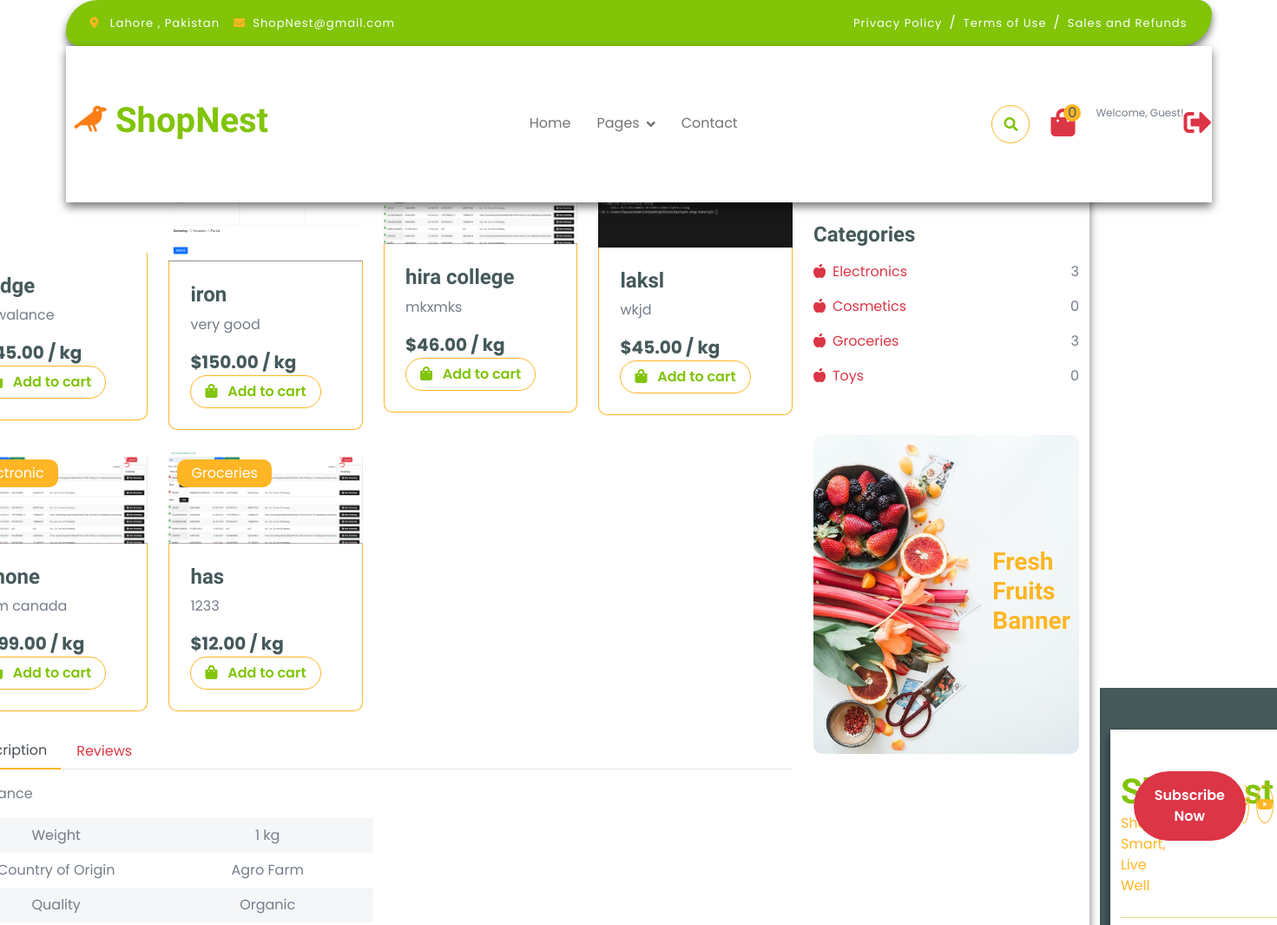
/shop_detail/ (upper part), run on an earlier commit of the app's database.
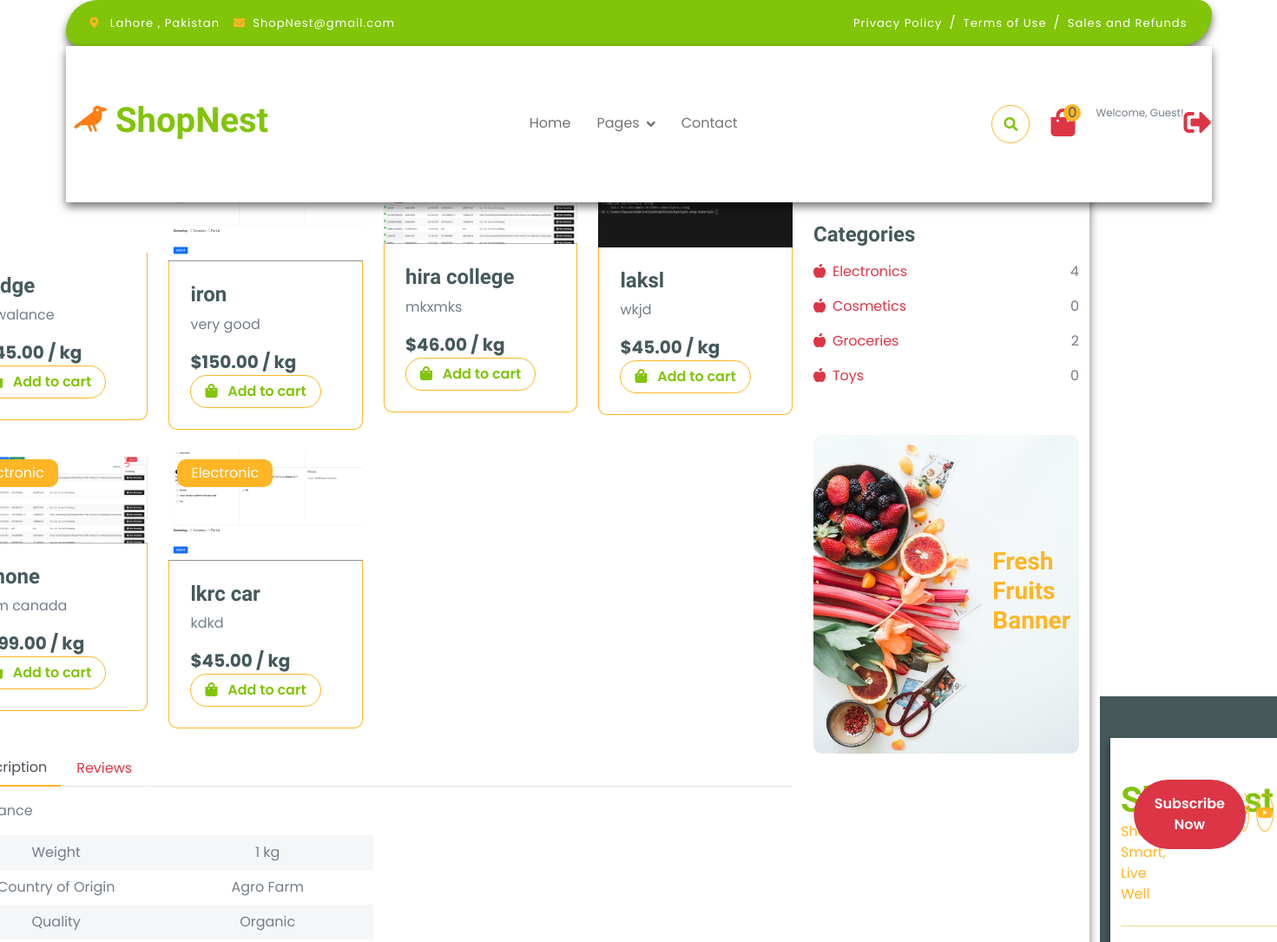
And on a later commit of the database.
### myapp/models.py (models this page shows, shortened)
class products1(models.Model):
    product_id = models.AutoField(primary_key=True)
    name = models.CharField(max_length=200)
    description = models.CharField(max_length=200)
    seller = models.ForeignKey(Seller, on_delete=models.CASCADE)
    category = models.ForeignKey(Category, on_delete=models.CASCADE)
    price = models.DecimalField(max_digits=10, decimal_places=2)
    quantity = models.IntegerField()
    image = models.FileField(upload_to='media/', null=True, blank=True)

class Category(models.Model):
    name = models.CharField(max_length=200)

### myapp/views.py (the view)
# urls.py: path('shop_detail/',views.shop_detail,name="shop_detail"),
def shop_detail(request):
    all_products = products1.objects.all()
    electronic_products = []
    cosmetics_products = []
    groceries_products = []
    toys_products = []
    quantity1=0
    quantity2=0
    quantity3=0
    quantity4=0
    for product in all_products:
        if product.category.name == 'Electronic':
            electronic_products.append(product)
            quantity1 = len(electronic_products)
        elif product.category.name == 'Cosmetics':
            cosmetics_products.append(product)
            quantity2 = len(cosmetics_products)
        elif product.category.name == 'Groceries':
            groceries_products.append(product)
            quantity3 = len(groceries_products)
        elif product.category.name == 'Toys':
            toys_products.append(product)
            quantity4 = len(toys_products)
    return render(request, 'shop-detail.html', {
        'all_products': all_products,
        'electronic_products': electronic_products,
        'quantity1': quantity1,
        'quantity2': quantity2,
        'quantity3': quantity3,
        'quantity4': quantity4,
    })

### templates/shop-detail.html (shortened to what this page needs)
<!DOCTYPE html>
<html lang="en">
    <head>
        <link rel="stylesheet" href="https://cdnjs.cloudflare.com/ajax/libs/font-awesome/6.5.2/css/all.min.css" />
        <link rel="stylesheet" href="https://use.fontawesome.com/releases/v5.15.4/css/all.css"/>
        <link href="https://cdn.jsdelivr.net/npm/bootstrap-icons@1.4.1/font/bootstrap-icons.css" rel="stylesheet">
        <link href="/static/assets/lib/lightbox/css/lightbox.min.css" rel="stylesheet">
        <link href="/static/assets/styl.css" rel="stylesheet">
<link href="/static/assets/lib/owlcarousel/assets/owl.carousel.min.css" rel="stylesheet">
        <link href="/static/assets/css/bootstrap.min.css" rel="stylesheet">
        <link href="/static/assets/css/style.css" rel="stylesheet">
    </head>
    <body>
        <div class="container-fluid fixed-top">
            <div class="container topbar bg-primary d-none d-lg-block">
                <div class="d-flex justify-content-between">
                    <div class="top-info ps-2">
                        <small class="me-3"><i class="fas fa-map-marker-alt me-2 text-secondary"></i> <a href="#" class="text-white">Lahore , Pakistan</a></small>
                        <small class="me-3"><i class="fas fa-envelope me-2 text-secondary"></i><a href="#" class="text-white">ShopNest@gmail.com</a></small>
                    </div>
                    <div class="top-link pe-2">
                        <a href="#" class="text-white"><small class="text-white mx-2">Privacy Policy</small>/</a>
                        <a href="#" class="text-white"><small class="text-white mx-2">Terms of Use</small>/</a>
                        <a href="#" class="text-white"><small class="text-white ms-2">Sales and Refunds</small></a>
                    </div>
                </div>
            </div>
            <div class="container px-0">
                <nav class="navbar navbar-light bg-white navbar-expand-xl">
                    <div class="icon">
                        <i class="fa-solid fa-crow"></i>
                        </div>
                    <a href="" class="navbar-brand"><h1 class="text-primary display-6">ShopNest</h1></a>
                    <div class="collapse navbar-collapse bg-white" id="navbarCollapse">
                        <div class="navbar-nav mx-auto">
                            <a  href="{% url 'home' %}" class="nav-item nav-link">Home</a>
                            <div class="nav-item dropdown">
                                <a href="#" class="nav-link dropdown-toggle " data-bs-toggle="dropdown">Pages</a>
                            </div>
                            <a href="{% url 'contact' %}" class="nav-item nav-link">Contact</a>
                        </div>
                        <div class="d-flex m-2 me-0">
                            <a href="{% url 'search' %}">
                                <button class="btn-search btn border border-secondary btn-md-square rounded-circle bg-white me-4" data-bs-toggle="modal" data-bs-target="#searchModal">
                                  <i class="fas fa-search text-primary"></i>
                                </button>
                            </a>
                           <a href="{% url 'cart' %}" class="position-relative me-4 my-auto">
                                <i class="fa fa-shopping-bag fa-2x"></i>
                                <span id="cartcoun" class="position-absolute bg-secondary rounded-circle d-flex align-items-center justify-content-center text-dark px-1" style="top: -5px; left: 15px; height: 20px; min-width: 20px;">3</span>
                            </a>
                            {% if user.is_authenticated %}
    <div style="font-size: 22px;" class="mx-2">Welcome,{{user.username}}! </div>
{% else %}
    <div style="font-size: 12px;">Welcome, Guest! </div>
{% endif %}
 <a href="{% url 'logout' %}" class="my-auto" title="Logout">
    <i class="fas fa-sign-out-alt fa-2x"></i>
</a>
                        </div>
                    </div>
                </nav>
            </div>
        </div>
        <div class="container-fluid py-5 mt-5">
            <div class="container py-5">
                <div class="row g-4 mb-5">
                    <div class="col-lg-8 col-xl-9">
                        <div class="row g-4">
                            {% for product in all_products %}
                                        <div class="col-md-6 col-lg-4 col-xl-3">
                                            <div class="rounded position-relative fruite-item">
                                                <div class="fruite-img">
                                                    <img src="{{ product.image.url}}" class="img-fluid w-100 rounded-top" alt="">
                                                </div>
                                                <div class="text-white bg-secondary px-3 py-1 rounded position-absolute" style="top: 10px; left: 10px;">{{product.category.name}}</div>
                                                <div class="p-4 border border-secondary border-top-0 rounded-bottom">
                                                    <h4>{{ product.name }}</h4>
                                                    <p>{{ product.description }}</p>
                                                    <div class="d-flex justify-content-between flex-lg-wrap">
                                                        <p class="text-dark fs-5 fw-bold mb-0">${{ product.price }} / kg</p>
                                                        <button onclick="addtocart(this)" class="btn border border-secondary rounded-pill px-3 text-primary" value="{{product.product_id}}" value1="{{product.seller.name}}"><i class="fa fa-shopping-bag me-2 text-primary"></i> Add to cart</button>
                                                    </div>
                                                </div>
                                            </div>
                                        </div>
                                        {%endfor%}
                            <div class="col-lg-12">
                                <nav>
                                    <div class="nav nav-tabs mb-3">
                                        <button class="nav-link active border-white border-bottom-0" type="button" role="tab"
                                            id="nav-about-tab" data-bs-toggle="tab" data-bs-target="#nav-about"
                                            aria-controls="nav-about" aria-selected="true">Description</button>
                                        <button class="nav-link border-white border-bottom-0" type="button" role="tab"
                                            id="nav-mission-tab" data-bs-toggle="tab" data-bs-target="#nav-mission"
                                            aria-controls="nav-mission" aria-selected="false">Reviews</button>
                                    </div>
                                </nav>
                                <div class="tab-content mb-5">
                                    <div class="tab-pane active" id="nav-about" role="tabpanel" aria-labelledby="nav-about-tab">
                                        <p>{{electronic_products.0.description}}</p>
                                        <div class="px-2">
                                            <div class="row g-4">
                                                <div class="col-6">
                                                    <div class="row bg-light align-items-center text-center justify-content-center py-2">
                                                        <div class="col-6">
                                                            <p class="mb-0">Weight</p>
                                                        </div>
                                                        <div class="col-6">
                                                            <p class="mb-0">1 kg</p>
                                                        </div>
                                                    </div>
                                                    <div class="row text-center align-items-center justify-content-center py-2">
                                                        <div class="col-6">
                                                            <p class="mb-0">Country of Origin</p>
                                                        </div>
                                                        <div class="col-6">
                                                            <p class="mb-0">Agro Farm</p>
                                                        </div>
                                                    </div>
                                                    <div class="row bg-light text-center align-items-center justify-content-center py-2">
                                                        <div class="col-6">
                                                            <p class="mb-0">Quality</p>
                                                        </div>
                                                        <div class="col-6">
                                                            <p class="mb-0">Organic</p>
                                                        </div>
                                                    </div>
                                                </div>
                                            </div>
                                        </div>
                                    </div>
                                </div>
                            </div>
                        </div>
                    </div>
                    <div class="col-lg-4 col-xl-3">
                        <div class="row g-4 fruite">
                            <div class="col-lg-12">
                                <div class="input-group w-100 mx-auto d-flex mb-4">
                                    <span id="search-icon-1" class="input-group-text p-3"></span>
                                </div>
                                <div class="mb-4">
                                    <h4>Categories</h4>
                                    <ul class="list-unstyled fruite-categorie">
                                        <li>
                                            <div class="d-flex justify-content-between fruite-name">
                                                <a href="#"><i class="fas fa-apple-alt me-2"></i>Electronics</a>
                                                <span>{{quantity1}}</span>
                                            </div>
                                        </li>
                                        <li>
                                            <div class="d-flex justify-content-between fruite-name">
                                                <a href="#"><i class="fas fa-apple-alt me-2"></i>Cosmetics</a>
                                                <span>{{quantity2}}</span>
                                            </div>
                                        </li>
                                        <li>
                                            <div class="d-flex justify-content-between fruite-name">
                                                <a href="#"><i class="fas fa-apple-alt me-2"></i>Groceries</a>
                                                <span>{{quantity3}}</span>
                                            </div>
                                        </li>
                                        <li>
                                            <div class="d-flex justify-content-between fruite-name">
                                                <a href="#"><i class="fas fa-apple-alt me-2"></i>Toys</a>
                                                <span>{{quantity4}}</span>
                                            </div>
                                        </li>
                                    </ul>
                                </div>
                            </div>
                            <div class="col-lg-12">
                                <div class="position-relative">
                                    <img src="img/banner-fruits.jpg" class="img-fluid w-100 rounded" alt="">
                                    <div class="position-absolute" style="top: 50%; right: 10px; transform: translateY(-50%);">
                                        <h3 class="text-secondary fw-bold">Fresh <br> Fruits <br> Banner</h3>
                                    </div>
                                </div>
                            </div>
                        </div>
                    </div>
                </div>
            </div>
        </div>
        {% include "footer.html" %}
    </body>
</html>

### templates/footer.html (shortened to what this page needs)
<div class="container-fluid bg-dark text-white-50 footer pt-5 mt-5">
    <div class="container py-5">
        <div class="pb-4 mb-4" style="border-bottom: 1px solid rgba(226, 175, 24, 0.5) ;">
            <div class="row g-4">
                <div class="col-lg-3">
                    <a href="#">
                        <h1 class="text-primary mb-0">ShopNest</h1>
                        <p class="text-secondary mb-0">Shop Smart, Live Well</p>
                    </a>
                </div>
                <div class="col-lg-6">
                    <div class="position-relative mx-auto">
                        <button type="submit" class="btn btn-primary border-0 border-secondary py-3 px-4 position-absolute rounded-pill text-white" style="top: 0; right: 0;">Subscribe Now</button>
                    </div>
                </div>
                <div class="col-lg-3">
                    <div class="d-flex justify-content-end pt-3">
                        <a class="btn  btn-outline-secondary me-2 btn-md-square rounded-circle" href=""></a>
                        <a class="btn btn-outline-secondary me-2 btn-md-square rounded-circle" href=""></a>
                        <a class="btn btn-outline-secondary me-2 btn-md-square rounded-circle" href=""><i class="fab fa-youtube"></i></a>
                    </div>
                </div>
            </div>
        </div>
        <div class="row g-5">
        </div>
    </div>
</div>

What changed in the data, as far as the page shows it:
removed products1: category.name "Groceries", name "has", description "1233", price "12.00", {{ product.product_id }} 44 (drawn)
added products1: category.name "Electronic", name "lkrc car", description "kdkd", price "45.00", {{ product.product_id }} 45 (drawn)
Also different on the page:
{{ quantity1 }}: "3" → "4"
{{ quantity3 }}: "3" → "2"
